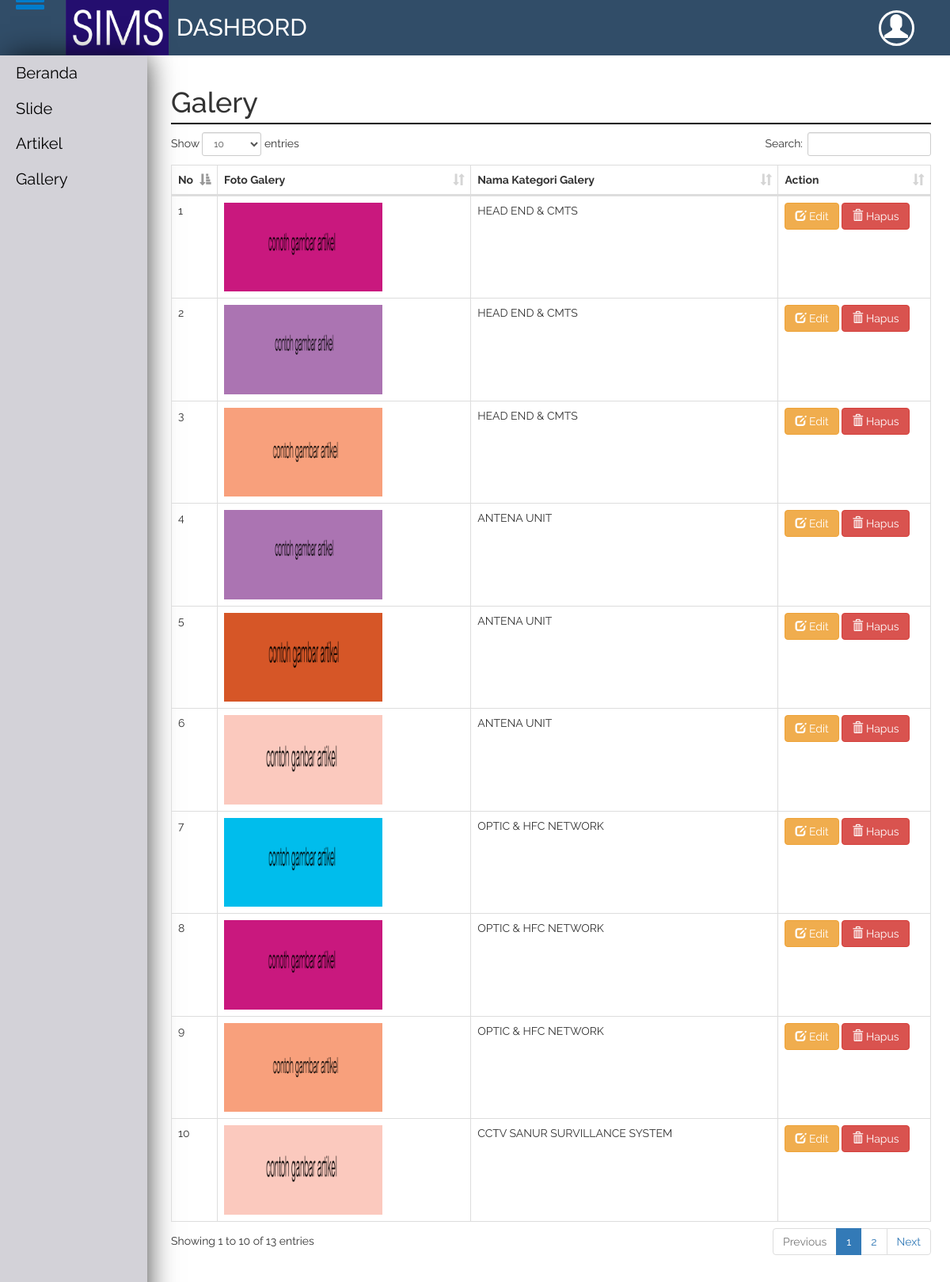
Page /admin/page/galery on the committed database.
### tables this page shows
CREATE TABLE `galery` (
  `id_galery` varchar(50) NOT NULL,
  `foto_galery` text NOT NULL,
  `id_kategori_galery` varchar(50) NOT NULL
);

CREATE TABLE `kategori_galery` (
  `id_kategori_galery` int(11) NOT NULL,
  `nama_kategori_galery` varchar(200) NOT NULL
);

### application/controllers/Admin.php (called while the page is built, shortened)
<?php
	class admin extends CI_Controller{
		function __construct(){
			$this->load->model('model_cleo');
		}
		function page(){
			$page = $this->uri->segment(3);
			$data['page']=$page;
			if($page == 'slide'){
				$data['tmp_slide']=$this->model_cleo->tmp_slide()->result();
				$this->load->view('index',$data);
			}else if($page == 'artikel'){
				$tmp_artikel = $this->db->query("SELECT * FROM artikel,kategori_artikel WHERE artikel.id_kategori_artikel = kategori_artikel.id_kategori_artikel");
				$data['tmp_artikel'] = $tmp_artikel->result();
				$this->load->view('index',$data);
			}else if($page == 'kategori_galery'){
				$data['tmp_kategori_galery']=$this->model_cleo->tmp_kategori_galery()->result();
				$this->load->view('index',$data);
			}else if($page == 'galery'){
				$tmp_galery = $this->db->query("SELECT * FROM galery,kategori_galery WHERE galery.id_kategori_galery = kategori_galery.id_kategori_galery");
				$data['tmp_galery'] = $tmp_galery->result();
				$this->load->view('index',$data);
			}else if($page == 'f_galery'){
				$f_galery = $this->uri->segment(4);
				if(empty($f_galery)){
					$data['status']='simpan';
					$data['value'] = 'Simpan';
					$data['judul']='Input Data Galery';
					$data['open'] = 'admin/simpan_galery';
					$data['kode'] = $this->model_cleo->id_galery();
				}else{
					$data['status'] = 'edit';
					$data['value'] = 'Edit';
					$data['judul'] = 'Edit Data Galery';
					$data['open'] = 'admin/edit_galery';
					$data['hsl'] = $this->model_cleo->qw("galery","WHERE id_galery = '$f_galery'");
				}
				$this->load->view('index',$data);
			}else if($page == 'identitas'){
				$item_identitas = $this->model_cleo->tmp_identitas()->row_array();
				$hsl_identitas = $item_identitas['id_identitas'];
				$data['item'] = $item_identitas;
				$data['kode'] = $hsl_identitas;
				$data['tmp_identitas'] = $this->model_cleo->tmp_identitas()->result();
				$this->load->view('index',$data);
			}else if($page == 'f_identitas'){
				$f_identitas = $this->uri->segment(4);
				if(empty($f_identitas)){
					$data['status'] = 'simpan';
					$data['value'] = 'Simpan';
					$data['judul'] = 'Input Data Identitas';
					$data['open'] = 'admin/simpan_identitas';
					$data['kode'] = $this->model_cleo->id_identitas();
				}else{
					$data['status'] = 'edit';
					$data['value'] = 'Edit';
					$data['judul'] = 'Edit Data Identitas';
					$data['open'] = 'admin/edit_identitas';
					$data['hsl'] = $this->model_cleo->qw("identitas","WHERE id_identitas = '$f_identitas'");
				}
				$this->load->view('index',$data);
			}else if($page == 'kategori_artikel'){
				$data['tmp_kategori_artikel'] = $this->model_cleo->tmp_kategori_artikel()->result();
				$this->load->view('index',$data);
			}else if($page == 'f_kategori_artikel'){
				$f_kategori_artikel = $this->uri->segment(4);
				if(empty($f_kategori_artikel)){
					$data['status'] = 'simpan';
					$data['value'] = 'Simpan';
					$data['judul'] = 'Input Data Kategori Artikel';
					$data['open'] = 'admin/simpan_kategori_artikel';
					$data['kode'] = $this->model_cleo->id_kategori_artikel();
				}else{
					$data['status'] = 'edit';
					$data['value'] = 'Edit';
					$data['judul'] = 'Edit Data Kategori Artikel';
					$data['open'] = 'admin/edit_kategori_artikel';
					$data['hsl'] = $this->model_cleo->qw("kategori_artikel","WHERE id_kategori_artikel = '$f_kategori_artikel'");
				}
				$this->load->view('index',$data);
			}else{
				$this->load->view('index',$data);
			}
		}
	}
 ?>

### index.php (called while the page is built, shortened)
<?php
require_once BASEPATH.'core/CodeIgniter.php';

### application/views/content/galery.php (the view, shortened to what this page needs)
<h1>galery
</h1>
<div class="table-responsive">
	<table class="table table-bordered" id="table">
		<thead>
			<tr>
				<th style="width: 5%">No</th>
				<th>Foto Galery</th>
				<th>Nama Kategori Galery</th>
				<th style="width: 20%">Action</th>
			</tr>
		</thead>
		 <tbody>
		 <?php
		$no=0;
		foreach ($tmp_galery as $data) {$no++;
		 ?>
		 	<tr>
		 		<td><?php echo $no; ?></td>
		 		<td><img src="<?php echo base_url(); ?>galery/<?php echo $data->foto_galery; ?>" width="200px"></td>
		 		<td><?php echo $data->nama_kategori_galery ?></td>
		 		<td>
		 		<a href="<?php echo site_url('admin/page/f_galery') ?>/<?php echo $data->id_galery ?>" class="btn btn-warning"><span class="glyphicon glyphicon-edit"></span> Edit</a>
				<a href="<?php echo site_url('admin/hapus_galery') ?>/<?php echo $data->id_galery ?>" class="btn btn-danger"><span class="glyphicon glyphicon-trash"></span> Hapus</a>
		 		</td>
		 	</tr>
		 <?php } ?>
		 </tbody>
	</table>
</div>

### rows in the picture
galery: foto_galery (picture), id_kategori_galery.nama_kategori_galery "HEAD END & CMTS"
galery: foto_galery (picture), id_kategori_galery.nama_kategori_galery "HEAD END & CMTS"
galery: foto_galery (picture), id_kategori_galery.nama_kategori_galery "HEAD END & CMTS"
galery: foto_galery (picture), id_kategori_galery.nama_kategori_galery "ANTENA UNIT"
galery: foto_galery (picture), id_kategori_galery.nama_kategori_galery "ANTENA UNIT"
galery: foto_galery (picture), id_kategori_galery.nama_kategori_galery "ANTENA UNIT"
galery: foto_galery (picture), id_kategori_galery.nama_kategori_galery "OPTIC & HFC NETWORK"
galery: foto_galery (picture), id_kategori_galery.nama_kategori_galery "OPTIC & HFC NETWORK"
galery: foto_galery (picture), id_kategori_galery.nama_kategori_galery "OPTIC & HFC NETWORK"
galery: foto_galery (picture), id_kategori_galery.nama_kategori_galery "CCTV SANUR SURVILLANCE SYSTEM"
